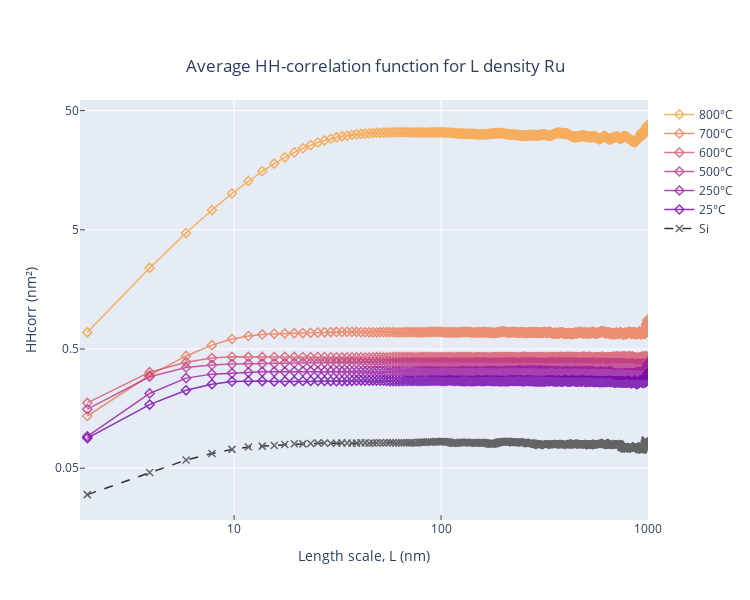

Notebook code cell kept with this figure:
### Markdown cell above
# Plot all Temperatures in one graph

### Code cell
temperatures = ['800','700','600','500','250','25']
named_colorscales = px.colors.named_colorscales()
colors = px.colors.sequential.Plasma_r[2:8]

Si = ['20']
col = ['black']

densities = ['H','LH','L']
symbols = ['circle-open', 'square-open', 'diamond-open']

for dens, symbol in zip(densities, symbols):
    
    fig = go.Figure()
    for temp, color in zip(temperatures, colors):

        label = f"{temp}°C"
        fig.add_trace(
            go.Scatter(
                x = x_new[:1000], 
                y = AvHHcorr[dens][temp]['value'][:1000],
                mode = 'lines+markers',
                name = label,
                marker = dict(color = color, 
                              symbol = symbol,
                              opacity = 1, 
                              size = 7,
                              line = dict(width = 1.5)
                             ),
                opacity = 0.8,
                line = dict(
                    color = color,
                    width = 1.5)
            )
        )
            
            
    for temp, color in zip(Si, col):

        label = f"Si"
        fig.add_trace(
            go.Scatter(
                x = x_new[:1000], 
                y = AvHHcorr[dens][temp]['value'][:1000],
                mode = 'lines + markers',
                name = label,marker = dict(color = 'black', 
                              symbol = 'x-thin',
                              size = 7,
                              line = dict(width=1.5)
                             ),
                opacity = 0.8,
                line = dict(
                    color = color,
                    dash = 'dash',
                    width = 1.5
                    )
            )
        )
        

        fig.update_layout(title={'text': f'Average HH-correlation function for {dens} density Ru', 
                        'xanchor':'center', 'yanchor': 'top', 'y':0.9,  'x':0.5},
                   xaxis=dict(title='Length scale, L (nm)', ticks="inside",
                              range=[np.log10(1.8),np.log10(1000)],
                              tickmode = "linear",
                              tick0 = np.log10(1),
                              dtick = np.log10(10),
#                               linewidth=1, linecolor='black', mirror=True
                             ),
                   yaxis=dict(title='HHcorr (nm²)', ticks="inside",
#                               range=[np.log10(min(AvHHcorr[dens][temp]['value']*0.8)),
#                                      np.log10(int(max(AvHHcorr[dens]['800']['value']*1.5)))],
                              tickmode = "linear",
                              tick0 = np.log10(5),
                              dtick = np.log10(0.1),
#                               linewidth=1, linecolor='black', mirror=True
                             ),
#                    template ="plotly_white",
                   width=750, height=600
                  )
        
    fig.update_xaxes(type="log")
    fig.update_yaxes(type="log")
         
    fig.write_image(f"{new_folder_name}/AFM_Average HH function - Ru_{dens}_withSi_z{z_score}.png")
    fig.write_image(f"{new_folder_name}/AFM_Average HH function - Ru_{dens}_withSi_z{z_score}.svg")
    
fig.show()

### Figure 1 — Plotly figure (JSON) as saved in the notebook; plotly's stock layout.template omitted (floating-point values rounded to 4 significant figures; data arrays with more than 128 entries replaced by an {"elided": "..."} marker saying what was removed)
{"data": [{"line": {"color": "#fb9f3a", "width": 1.5}, "marker": {"color": "#fb9f3a", "line": {"width": 1.5}, "opacity": 1, "size": 7, "symbol": "diamond-open"}, "mode": "lines+markers", "name": "800°C", "opacity": 0.8, "type": "scatter", "x": {"elided": "511 float values"}, "y": {"elided": "511 float values"}}, {"line": {"color": "#ed7953", "width": 1.5}, "marker": {"color": "#ed7953", "line": {"width": 1.5}, "opacity": 1, "size": 7, "symbol": "diamond-open"}, "mode": "lines+markers", "name": "700°C", "opacity": 0.8, "type": "scatter", "x": {"elided": "511 float values"}, "y": {"elided": "511 float values"}}, {"line": {"color": "#d8576b", "width": 1.5}, "marker": {"color": "#d8576b", "line": {"width": 1.5}, "opacity": 1, "size": 7, "symbol": "diamond-open"}, "mode": "lines+markers", "name": "600°C", "opacity": 0.8, "type": "scatter", "x": {"elided": "511 float values"}, "y": {"elided": "511 float values"}}, {"line": {"color": "#bd3786", "width": 1.5}, "marker": {"color": "#bd3786", "line": {"width": 1.5}, "opacity": 1, "size": 7, "symbol": "diamond-open"}, "mode": "lines+markers", "name": "500°C", "opacity": 0.8, "type": "scatter", "x": {"elided": "511 float values"}, "y": {"elided": "511 float values"}}, {"line": {"color": "#9c179e", "width": 1.5}, "marker": {"color": "#9c179e", "line": {"width": 1.5}, "opacity": 1, "size": 7, "symbol": "diamond-open"}, "mode": "lines+markers", "name": "250°C", "opacity": 0.8, "type": "scatter", "x": {"elided": "511 float values"}, "y": {"elided": "511 float values"}}, {"line": {"color": "#7201a8", "width": 1.5}, "marker": {"color": "#7201a8", "line": {"width": 1.5}, "opacity": 1, "size": 7, "symbol": "diamond-open"}, "mode": "lines+markers", "name": "25°C", "opacity": 0.8, "type": "scatter", "x": {"elided": "511 float values"}, "y": {"elided": "511 float values"}}, {"line": {"color": "black", "dash": "dash", "width": 1.5}, "marker": {"color": "black", "line": {"width": 1.5}, "size": 7, "symbol": "x-thin"}, "mode": "lines+markers", "name": "Si", "opacity": 0.8, "type": "scatter", "x": {"elided": "511 float values"}, "y": {"elided": "511 float values"}}], "layout": {"height": 600, "title": {"text": "Average HH-correlation function for L density Ru", "x": 0.5, "xanchor": "center", "y": 0.9, "yanchor": "top"}, "width": 750, "xaxis": {"dtick": 1, "range": [0.2553, 3], "tick0": 0, "tickmode": "linear", "ticks": "inside", "title": {"text": "Length scale, L (nm)"}, "type": "log"}, "yaxis": {"dtick": -1, "tick0": 0.699, "tickmode": "linear", "ticks": "inside", "title": {"text": "HHcorr (nm²)"}, "type": "log"}}}
